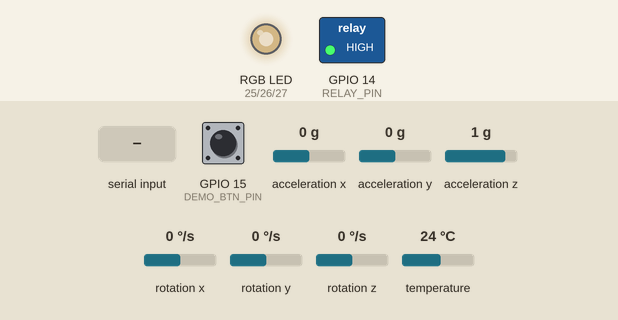
Recording of a sketch running on a simulated ESP32-S3. Parts: switched loads named in the sketch (green lamp = pin HIGH), an RGB LED mixed from three pins (HIGH = lit). The test bench sets the inputs (shaded band); at power-on: rotation x 0 °/s, GPIO 15 (DEMO_BTN_PIN) HIGH, rotation y 0 °/s, acceleration x 0 g, acceleration y 0 g, acceleration z 1 g, rotation z 0 °/s, temperature 24 °C. Dim RGB values are drawn brighter than linear; what the sketch prints to the serial monitor is not drawn.

Above: at 1.4 s.
1.5 s: rotation x set to -62 °/s
3.5 s: rotation x set to -68 °/s
At 4.8 s:
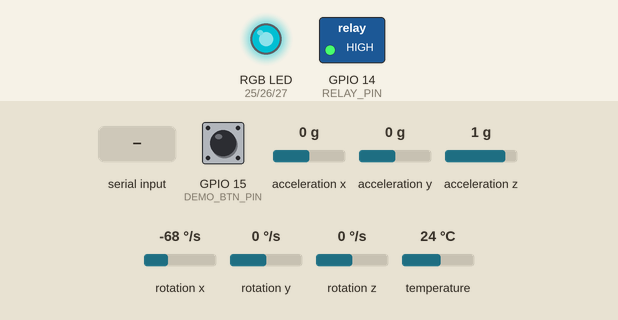
At 5.6 s:
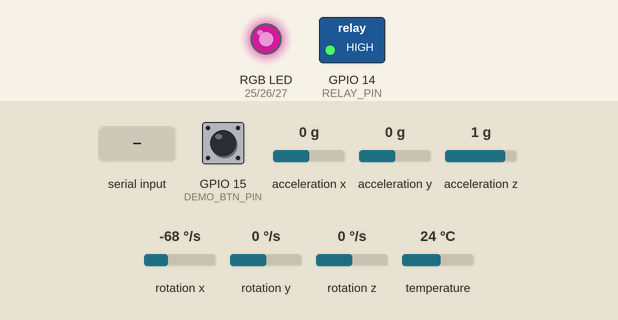
6.5 s: GPIO 15 (DEMO_BTN_PIN) pulled LOW for 0.15 s
9.6 s: rotation y set to -192 °/s
12.6 s: "CIRCLE\n" received over Serial
At 14.6 s:
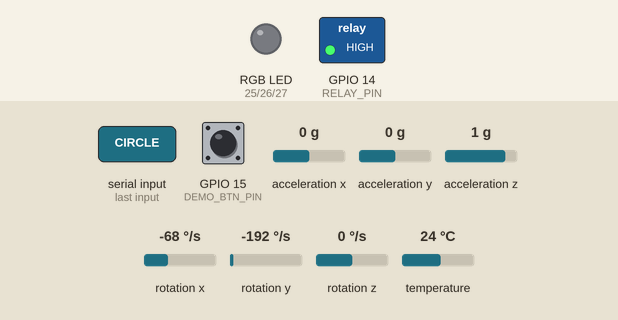
14.9 s: GPIO 15 (DEMO_BTN_PIN) pulled LOW for 3.2 s
At 18.6 s:
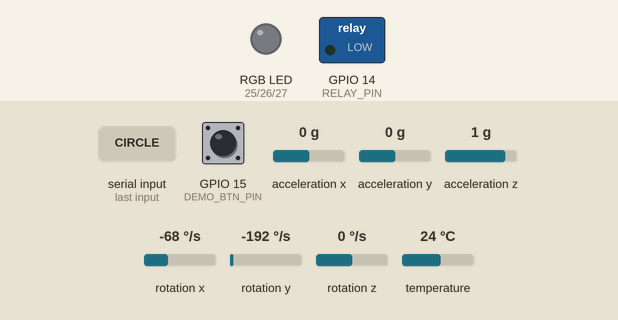
Timing chart, 0 to 20.1 s (numbered marks = the images above; inputs shaded):
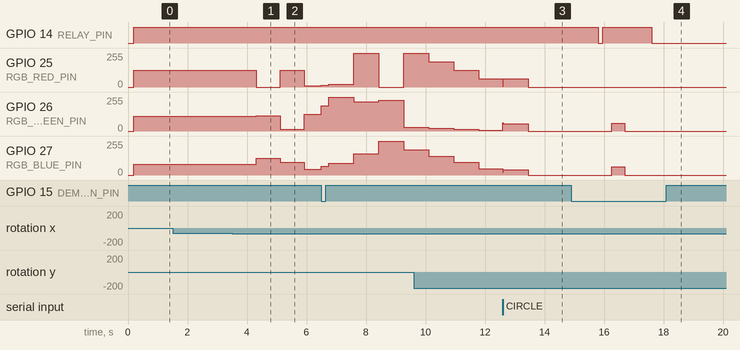

Measured:
- the behaviour switches between -65 and -66 °/s on rotation x (found by bisection; images 0 and 1)
- after the input at 1.5 s, every drawn part: stays the same
- after the input at 3.5 s, GPIO 25 (RGB_RED_PIN): 127/255 → 0/255 after 0.81 s, → 127/255 0.81 s later, → 10/255 0.81 s later; GPIO 26 (RGB_GREEN_PIN): 110/255 → 115/255 after 0.81 s, → 15/255 0.81 s later, → 127/255 0.81 s later; GPIO 27 (RGB_BLUE_PIN): 80/255 → 127/255 after 0.81 s, → 95/255 0.81 s later, → 45/255 0.81 s later
- after the input at 12.6 s, GPIO 25 (RGB_RED_PIN): 63/255 → 0/255 after 0.86 s; GPIO 26 (RGB_GREEN_PIN): 7/255 → 55/255 at once, → 0/255 0.86 s later; GPIO 27 (RGB_BLUE_PIN): 47/255 → 40/255 at once, → 0/255 0.86 s later
- after the input at 14.9 s, GPIO 14 (RELAY_PIN): HIGH → LOW after 0.90 s, → HIGH 0.15 s later, → LOW 1.7 s later; GPIO 26 (RGB_GREEN_PIN): 0/255 → 57/255 after 1.4 s, → 0/255 0.45 s later; GPIO 27 (RGB_BLUE_PIN): 0/255 → 63/255 after 1.4 s, → 0/255 0.45 s later

The sketch:

ml_air_gesture_controller.ino
```cpp
/**
 * @file ml_air_gesture_controller.ino
 * @brief Project 13: 6-DoF Inertial Air Gesture Controller (MPU6050 at 100 Hz + Neural Classifier)
 *
 * Target Hardware: ESP32 / ESP32-S3
 * Sensor:
 *   - InvenSense MPU6050 6-DoF IMU (I2C 0x68: 3-axis Accelerometer + 3-axis Gyroscope)
 * Actuators:
 *   - PWM RGB LED Channels: Red (GPIO 25), Green (GPIO 26), Blue (GPIO 27)
 *   - Master Appliance Relay (GPIO 14)
 *   - Demo Gesture Trigger Button (GPIO 15 — cycles synthetic 100 Hz IMU gesture waveforms
 *     for hands-free Wokwi verification, in addition to live physical MPU6050 motion capture!)
 *
 * Real-Time Pipeline:
 *   1. Continuous 100 Hz polling of (ax, ay, az, gx, gy, gz)
 *   2. Motion onset gate triggers an 80-sample (800 ms) capture window when dynamic
 *      acceleration exceeds 0.35 g or angular velocity exceeds 65 deg/s
 *   3. Extracts 12 temporal segment descriptors (early/late window means, rotational energy
 *      integrals, circular phase coupling, and bimodal jerk impulse symmetry)
 *   4. Executes neural inference via `classifyGesture()` in `gesture_tflm_model.h`
 *   5. Maps recognized gestures to smart-home hardware controls:
 *      - SWIPE_UP   -> Increase PWM Brightness (+25%)
 *      - SWIPE_DOWN -> Decrease PWM Brightness (-25%)
 *      - CIRCLE_CW  -> Cycle RGB Color Preset (Warm White -> Cyan -> Magenta -> Emerald)
 *      - DOUBLE_TAP -> Toggle Master Appliance Relay ON/OFF
 */

#include <Arduino.h>
#include <Wire.h>
#include <Adafruit_MPU6050.h>
#include <Adafruit_Sensor.h>
#include "gesture_tflm_model.h"

// ============================================================================
// Hardware Pin Definitions & Sampling Constants
// ============================================================================
#define I2C_SDA_PIN           21
#define I2C_SCL_PIN           22

#define RGB_RED_PIN           25
#define RGB_GREEN_PIN         26
#define RGB_BLUE_PIN          27
#define RELAY_PIN             14
#define DEMO_BTN_PIN          15

#define SAMPLE_RATE_HZ        100
#define SAMPLE_INTERVAL_MS    (1000 / SAMPLE_RATE_HZ)
#define GESTURE_WINDOW_SAMPLES 80   // 80 samples @ 100 Hz = 800 ms gesture window

#define MOTION_ACCEL_THRESH_G 0.35f // Dynamic acceleration trigger threshold (g)
#define MOTION_GYRO_THRESH_DPS 65.0f // Angular velocity trigger threshold (deg/s)
#define CONFIDENCE_THRESHOLD  0.60f

#define RAD_TO_DEG_F          57.2957795f
#define GRAVITY_MSS           9.80665f

// ============================================================================
// Data Structures & Global State
// ============================================================================
struct ImuFrame {
    float ax_g;
    float ay_g;
    float az_dyn_g; // Gravity-compensated vertical acceleration (g)
    float gx_dps;
    float gy_dps;
    float gz_dps;
};

Adafruit_MPU6050 mpu;
bool hasMpu6050 = false;

ImuFrame captureWindow[GESTURE_WINDOW_SAMPLES];
bool isCapturingGesture = false;
uint8_t capturedSamples = 0;
uint32_t lastSampleTickMs = 0;

// Smart-home actuator state
uint8_t brightnessPct = 50; // 0..100%
uint8_t rgbColorMode  = 0;  // 0: Warm White, 1: Cyan, 2: Magenta, 3: Emerald Green
bool masterRelayState = true;
uint8_t nextSyntheticGesture = 0;

static const uint8_t RGB_PRESETS[4][3] = {
    { 255, 220, 160 }, // Mode 0: Warm White
    {   0, 230, 255 }, // Mode 1: Cyber Cyan
    { 255,  30, 190 }, // Mode 2: Neon Magenta
    {  20, 255,  90 }  // Mode 3: Emerald Green
};

static const char* const RGB_MODE_NAMES[4] = {
    "WARM_WHITE",
    "CYBER_CYAN",
    "NEON_MAGENTA",
    "EMERALD_GREEN"
};

// ============================================================================
// Actuator Update Functions
// ============================================================================
void updateOutputs() {
    digitalWrite(RELAY_PIN, masterRelayState ? HIGH : LOW);

    if (!masterRelayState || brightnessPct == 0) {
        analogWrite(RGB_RED_PIN,   0);
        analogWrite(RGB_GREEN_PIN, 0);
        analogWrite(RGB_BLUE_PIN,  0);
        return;
    }

    float scale = static_cast<float>(brightnessPct) / 100.0f;
    analogWrite(RGB_RED_PIN,   static_cast<int>(RGB_PRESETS[rgbColorMode][0] * scale));
    analogWrite(RGB_GREEN_PIN, static_cast<int>(RGB_PRESETS[rgbColorMode][1] * scale));
    analogWrite(RGB_BLUE_PIN,  static_cast<int>(RGB_PRESETS[rgbColorMode][2] * scale));
}

void executeGestureCommand(uint8_t gestureClass) {
    switch (gestureClass) {
        case GESTURE_SWIPE_UP:
            brightnessPct = (brightnessPct <= 75) ? (brightnessPct + 25) : 100;
            break;
        case GESTURE_SWIPE_DOWN:
            brightnessPct = (brightnessPct >= 25) ? (brightnessPct - 25) : 0;
            break;
        case GESTURE_CIRCLE_CW:
            rgbColorMode = (rgbColorMode + 1) % 4;
            break;
        case GESTURE_DOUBLE_TAP:
            masterRelayState = !masterRelayState;
            break;
        default:
            break;
    }
    updateOutputs();
}

// ============================================================================
// Synthetic 6-DoF Waveform Generator (for Wokwi Button / Serial Injection)
// ============================================================================
void populateSyntheticGestureWindow(uint8_t targetClass) {
    for (uint8_t i = 0; i < GESTURE_WINDOW_SAMPLES; i++) {
        float t = static_cast<float>(i) / static_cast<float>(GESTURE_WINDOW_SAMPLES); // 0.0 .. 1.0
        ImuFrame &f = captureWindow[i];
        f.ax_g = 0.0f;
        f.ay_g = 0.0f;
        f.az_dyn_g = 0.0f;
        f.gx_dps = 0.0f;
        f.gy_dps = 0.0f;
        f.gz_dps = 0.0f;

        if (targetClass == GESTURE_SWIPE_UP) {
            // Upward acceleration in first half, deceleration in second half, strong +gy pitch peak
            f.az_dyn_g = (t < 0.5f) ? (1.15f * sinf(t * 2.0f * PI)) : (-0.55f * sinf((t - 0.5f) * 2.0f * PI));
            f.gy_dps   = 185.0f * sinf(t * PI);
        } else if (targetClass == GESTURE_SWIPE_DOWN) {
            // Downward acceleration in first half, strong -gy pitch peak
            f.az_dyn_g = (t < 0.5f) ? (-1.15f * sinf(t * 2.0f * PI)) : (0.55f * sinf((t - 0.5f) * 2.0f * PI));
            f.gy_dps   = -185.0f * sinf(t * PI);
        } else if (targetClass == GESTURE_CIRCLE_CW) {
            // Continuous 1-Hz orbital X/Y acceleration and phase-locked roll/yaw rates
            float theta = 2.0f * PI * t;
            f.ax_g   =  0.85f * cosf(theta);
            f.ay_g   =  0.85f * sinf(theta);
            f.gx_dps = -95.0f * sinf(theta);
            f.gy_dps =  95.0f * cosf(theta);
            f.gz_dps =  82.0f;
        } else if (targetClass == GESTURE_DOUBLE_TAP) {
            // Two sharp vertical Z-axis impact spikes at sample 18 (180 ms) and sample 52 (520 ms)
            if (i == 18 || i == 52) {
                f.az_dyn_g = 2.40f;
            } else if (i == 19 || i == 53) {
                f.az_dyn_g = -1.65f;
            } else {
                f.az_dyn_g = 0.02f * sinf(t * 6.0f * PI);
            }
        }
    }
}

// ============================================================================
// Temporal Segment Descriptor Feature Extractor
// ============================================================================
void extractGestureFeatures(const ImuFrame window[GESTURE_WINDOW_SAMPLES], float feat[GESTURE_FEATURE_DIM]) {
    const uint8_t halfN = GESTURE_WINDOW_SAMPLES / 2;

    float sumAzEarly = 0.0f;
    float sumAzLate  = 0.0f;
    float gyPeak     = 0.0f;
    float sumGx      = 0.0f;
    float sumGz      = 0.0f;
    float sumCirc    = 0.0f;

    float energyGx   = 0.0f;
    float energyGy   = 0.0f;
    float energyGz   = 0.0f;

    uint8_t jerkSpikes = 0;
    float azMin =  100.0f;
    float azMax = -100.0f;

    float energyEarly = 0.0f;
    float energyLate  = 0.0f;
    float sumAccSq    = 0.0f;

    for (uint8_t i = 0; i < GESTURE_WINDOW_SAMPLES; i++) {
        const ImuFrame &s = window[i];

        if (i < halfN) {
            sumAzEarly  += s.az_dyn_g;
            energyEarly += s.az_dyn_g * s.az_dyn_g;
        } else {
            sumAzLate   += s.az_dyn_g;
            energyLate  += s.az_dyn_g * s.az_dyn_g;
        }

        if (fabsf(s.gy_dps) > fabsf(gyPeak)) {
            gyPeak = s.gy_dps;
        }

        sumGx += fabsf(s.gx_dps);
        sumGz += fabsf(s.gz_dps);

        // Circular phase coupling between lateral acceleration and angular rate
        sumCirc += (s.ax_g * (s.gy_dps / 100.0f)) - (s.ay_g * (s.gx_dps / 100.0f));

        energyGx += s.gx_dps * s.gx_dps;
        energyGy += s.gy_dps * s.gy_dps;
        energyGz += s.gz_dps * s.gz_dps;

        if (i > 0) {
            float dAz = fabsf(s.az_dyn_g - window[i - 1].az_dyn_g);
            if (dAz > 1.80f) {
                jerkSpikes++;
            }
        }

        if (s.az_dyn_g < azMin) azMin = s.az_dyn_g;
        if (s.az_dyn_g > azMax) azMax = s.az_dyn_g;

        sumAccSq += (s.ax_g * s.ax_g) + (s.ay_g * s.ay_g) + (s.az_dyn_g * s.az_dyn_g);
    }

    float totalGyroEnergy = energyGx + energyGy + energyGz + 1e-3f;
    float maxHalfE = fmaxf(energyEarly, energyLate) + 1e-4f;
    float minHalfE = fminf(energyEarly, energyLate);

    feat[0]  = sumAzEarly / static_cast<float>(halfN);
    feat[1]  = sumAzLate  / static_cast<float>(halfN);
    feat[2]  = gyPeak;
    feat[3]  = sumGx / static_cast<float>(GESTURE_WINDOW_SAMPLES);
    feat[4]  = sumGz / static_cast<float>(GESTURE_WINDOW_SAMPLES);
    feat[5]  = sumCirc / static_cast<float>(GESTURE_WINDOW_SAMPLES);
    feat[6]  = energyGy / totalGyroEnergy;
    feat[7]  = (energyGx + energyGz) / totalGyroEnergy;
    feat[8]  = static_cast<float>(jerkSpikes);
    feat[9]  = azMax - azMin;
    feat[10] = minHalfE / maxHalfE; // Near 1.0 when both halves have symmetric tap energy
    feat[11] = sqrtf(sumAccSq / static_cast<float>(GESTURE_WINDOW_SAMPLES));
}

/**
 * @brief Run feature extraction + neural inference on the current 80-sample window
 */
void runInferenceAndActuate() {
    float features[GESTURE_FEATURE_DIM];
    float probs[GESTURE_NUM_CLASSES];
    float confidence = 0.0f;

    uint32_t t0 = micros();
    extractGestureFeatures(captureWindow, features);
    uint8_t predClass = classifyGesture(features, probs, &confidence);
    uint32_t totalUs = micros() - t0;

    if (confidence >= CONFIDENCE_THRESHOLD) {
        executeGestureCommand(predClass);
    }

    Serial.printf(
        "[GESTURE] Pred=%u (%-10s) | Conf=%5.1f%% [%.2f, %.2f, %.2f, %.2f] | "
        "Action: %-20s | State: Relay=%s, Bright=%3u%%, Mode=%s | %luus\n",
        predClass,
        GESTURE_CLASS_NAMES[predClass],
        confidence * 100.0f,
        probs[0], probs[1], probs[2], probs[3],
        GESTURE_ACTION_DESCRIPTIONS[predClass],
        masterRelayState ? "ON " : "OFF",
        brightnessPct,
        RGB_MODE_NAMES[rgbColorMode],
        totalUs
    );
}

// ============================================================================
// Arduino Setup & 100 Hz Loop
// ============================================================================
void setup() {
    Serial.begin(115200);
    delay(200);

    pinMode(RGB_RED_PIN,   OUTPUT);
    pinMode(RGB_GREEN_PIN, OUTPUT);
    pinMode(RGB_BLUE_PIN,  OUTPUT);
    pinMode(RELAY_PIN,     OUTPUT);
    pinMode(DEMO_BTN_PIN,  INPUT_PULLUP);

    updateOutputs();

    Wire.begin(I2C_SDA_PIN, I2C_SCL_PIN);
    if (mpu.begin(0x68, &Wire)) {
        hasMpu6050 = true;
        mpu.setAccelerometerRange(MPU6050_RANGE_4_G);
        mpu.setGyroRange(MPU6050_RANGE_500_DEG);
        mpu.setFilterBandwidth(MPU6050_BAND_44_HZ);
        Serial.println(F("[INIT] InvenSense MPU6050 initialized (+/-4g, +/-500 dps, 44 Hz DLPF)."));
    } else {
        Serial.println(F("[WARN] MPU6050 not detected -> Synthetic gesture injection still available."));
    }

    Serial.println(F("================================================================================"));
    Serial.println(F(" Project 13: 6-DoF Air Gesture Controller (100 Hz IMU + TFLM Neural Engine)"));
    Serial.println(F(" Move MPU6050, press GPIO 15 button, or send 'UP', 'DOWN', 'CIRCLE', 'TAP'."));
    Serial.println(F("================================================================================"));
}

void loop() {
    // 1. Check Serial Commands for interactive gesture testing
    if (Serial.available()) {
        String cmd = Serial.readStringUntil('\n');
        cmd.trim();
        cmd.toUpperCase();
        if (cmd == "UP") {
            populateSyntheticGestureWindow(GESTURE_SWIPE_UP);
            runInferenceAndActuate();
        } else if (cmd == "DOWN") {
            populateSyntheticGestureWindow(GESTURE_SWIPE_DOWN);
            runInferenceAndActuate();
        } else if (cmd == "CIRCLE") {
            populateSyntheticGestureWindow(GESTURE_CIRCLE_CW);
            runInferenceAndActuate();
        } else if (cmd == "TAP") {
            populateSyntheticGestureWindow(GESTURE_DOUBLE_TAP);
            runInferenceAndActuate();
        }
    }

    // 2. Check Demo Pushbutton (cycles through all 4 gestures in Wokwi)
    static uint32_t lastBtnPressMs = 0;
    if (digitalRead(DEMO_BTN_PIN) == LOW && (millis() - lastBtnPressMs > 450UL)) {
        lastBtnPressMs = millis();
        populateSyntheticGestureWindow(nextSyntheticGesture);
        runInferenceAndActuate();
        nextSyntheticGesture = (nextSyntheticGesture + 1) % GESTURE_NUM_CLASSES;
        return;
    }

    // 3. 100 Hz Physical MPU6050 Sampling & Motion-Triggered Window Capture
    uint32_t now = millis();
    if (!hasMpu6050 || (now - lastSampleTickMs < SAMPLE_INTERVAL_MS)) {
        return;
    }
    lastSampleTickMs = now;

    sensors_event_t a, g, temp;
    mpu.getEvent(&a, &g, &temp);

    ImuFrame current;
    current.ax_g     = a.acceleration.x / GRAVITY_MSS;
    current.ay_g     = a.acceleration.y / GRAVITY_MSS;
    current.az_dyn_g = (a.acceleration.z / GRAVITY_MSS) - 1.0f; // Remove 1g static gravity
    current.gx_dps   = g.gyro.x * RAD_TO_DEG_F;
    current.gy_dps   = g.gyro.y * RAD_TO_DEG_F;
    current.gz_dps   = g.gyro.z * RAD_TO_DEG_F;

    float dynAccelMag = sqrtf(
        current.ax_g * current.ax_g +
        current.ay_g * current.ay_g +
        current.az_dyn_g * current.az_dyn_g
    );
    float gyroMag = sqrtf(
        current.gx_dps * current.gx_dps +
        current.gy_dps * current.gy_dps +
        current.gz_dps * current.gz_dps
    );

    if (!isCapturingGesture) {
        if (dynAccelMag > MOTION_ACCEL_THRESH_G || gyroMag > MOTION_GYRO_THRESH_DPS) {
            isCapturingGesture = true;
            capturedSamples = 0;
        }
    }

    if (isCapturingGesture) {
        captureWindow[capturedSamples++] = current;
        if (capturedSamples >= GESTURE_WINDOW_SAMPLES) {
            isCapturingGesture = false;
            capturedSamples = 0;
            runInferenceAndActuate();
        }
    }
}
```

Source omitted: gesture_tflm_model.h (8458 bytes)
